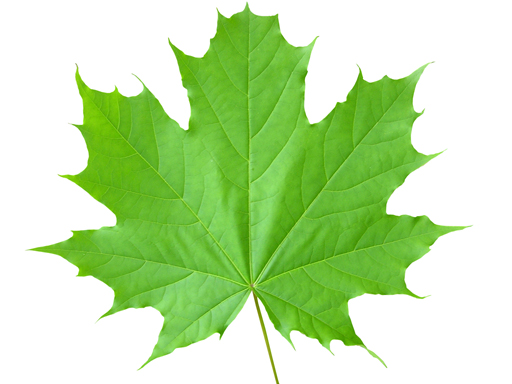
#> input picture computer visiob/laba2/Lab_work_2/Image_Vectorization/Maple.jpg, 512 x 384 px
$ python vektor_circuit.py
#> lines starting #> are read from the running program, lines starting #| are printed output that depends on the picture; after the words box and inside, x2 and y2 are one past the last pixel; in counts of white or black regions, pixels touching at a corner belong together
# -------------  векторизація растрового зображення для визначення контуру -------------------

'''

Функціонал:
векторизація для ідентифікації з корекцією / покращенням зображення.

Package                      Version
---------------------------- -----------
opencv-python                3.4.18.65
pip                          23.1
Pillow                       9.4.0

'''

# ----------- векторизація піксельного зображення з бібліотекою PIL - ідеалізовано

from PIL import Image, ImageDraw
from pylab import *
import sys


def Vector_circuit (im):
	figure()
	contour(im, origin='image')
	axis('equal')
	show()
	contour(im, levels=[170], colors='black', origin='image')
	axis('equal')
	show()

	return

def MONO (image):

	draw = ImageDraw.Draw(image)  # створення інструменту для малювання
	width = image.size[0]  # визначення ширини картинки
	height = image.size[1]  # визначення висоти картинки
	pix = image.load()  # отримання значень пікселей для картинки

	print('------ введіть коефіціент розрізнення для МОНО, в діапазоні 50-100 ----------')
	factor = int(input('factor:'))
	print('------- триває перетворення --------------')
	for i in range(width):
		for j in range(height):
			a = pix[i, j][0]
			b = pix[i, j][1]
			c = pix[i, j][2]
			S = a + b + c
			if (S > (((255 + factor) // 2) * 3)):  # рішення до якого з 2 кольорів поточне значення кольору ближче
				a, b, c = 255, 255, 255
			else:
				a, b, c = 0, 0, 0
			draw.point((i, j), (a, b, c))

	plt.imshow(image)
	plt.show()
	image.save("Maple3.jpg", "JPEG")
	del draw

	return

if __name__ == '__main__':

	print('оберіть джерело даних')
	print('1 - ідеальне зображення')
	print('2 - реальне зображення')
	mode_1 = int(input('mode_1:'))
#> the answer given: 1

	if (mode_1 == 1):
		im = array(Image.open('Maple.jpg').convert('L'))
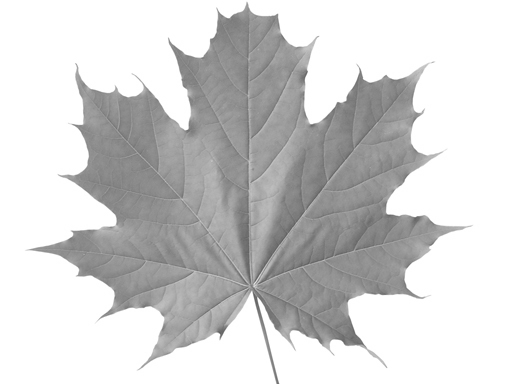
#> im: shape (384, 512); min 95, max 255, mean 209.9
		image = Image.open("Maple.jpg")
#> image is the input picture: PIL image 512x384 RGB; mean R, G, B 192.7, 226.5, 169
		Vector_circuit(im)
#> in Vector_circuit, `show()`:
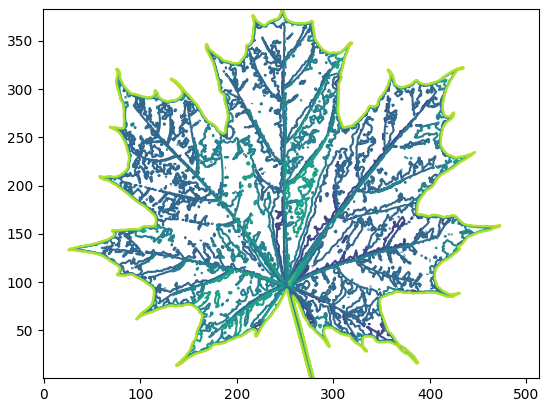
#> figure drawn by matplotlib, 1 panel
#> in Vector_circuit, `show()`:
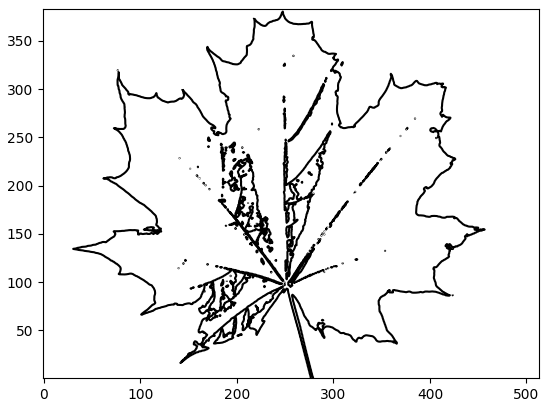
#> figure drawn by matplotlib, 1 panel

	if (mode_1 == 2):
		im = array(Image.open('Maple2.jpg').convert('L'))
		image = Image.open("Maple2.jpg")
		Vector_circuit(im)

	print('покращити якість зображення ?')
	print('1 - так')
	print('2 - ні')
	mode = int(input('mode:'))
#> the answer given: 1

	if (mode == 1):
		MONO(image)
#> the answer given: 3
#> in MONO, `plt.show()`:
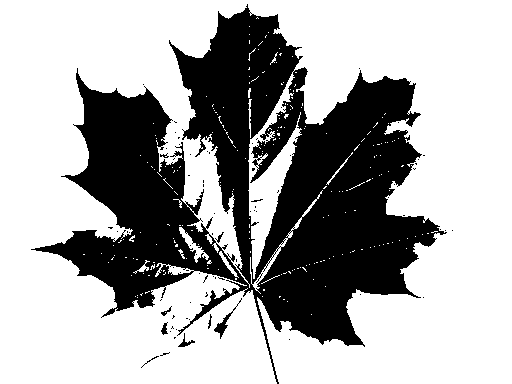
#> shown: shape (384, 512, 3); 66.7% white; 76 black regions (67 under 20 px), largest, box (x1, y1, x2, y2) and area: (31, 4, 447, 384) 64913, (214, 298, 242, 339) 167, (178, 333, 195, 347) 67
		im = array(Image.open('Maple3.jpg').convert('L'))
		Vector_circuit(im)
#> in Vector_circuit (call 2), `show()`:
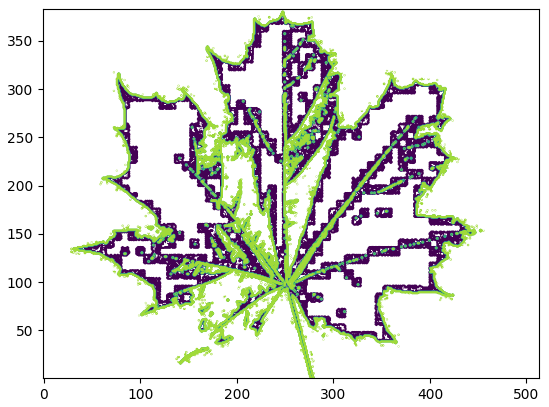
#> figure drawn by matplotlib, 1 panel
#> in Vector_circuit (call 2), `show()`:
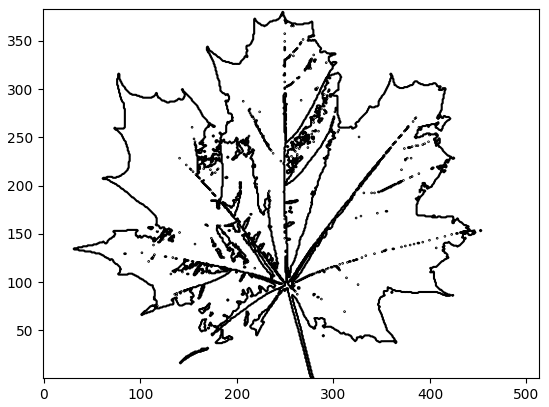
#> figure drawn by matplotlib, 1 panel

	if (mode == 2):
		sys.exit()

$ run again, with computer visiob/laba2/Lab_work_2/Image_Vectorization/stop_filter.jpg copied over computer visiob/laba2/Lab_work_2/Image_Vectorization/Maple.jpg
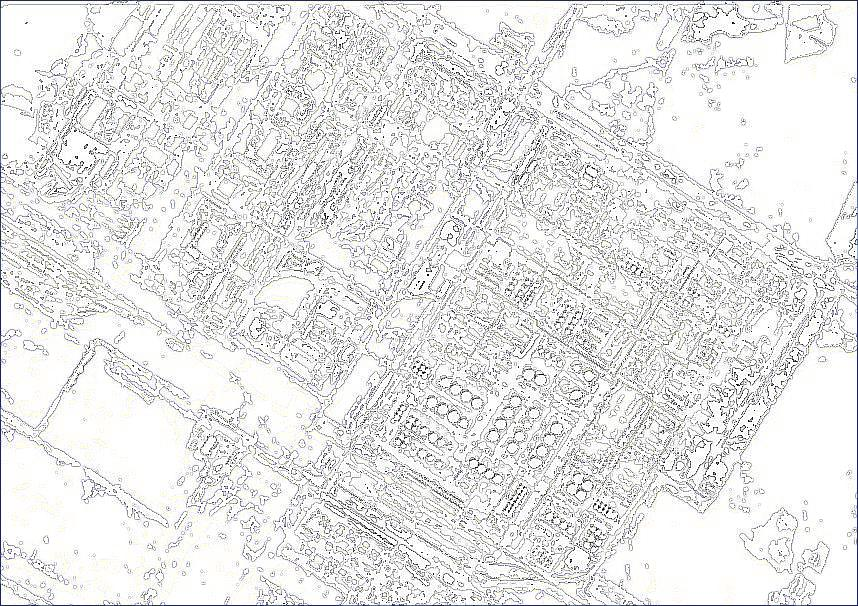
#> input picture computer visiob/laba2/Lab_work_2/Image_Vectorization/stop_filter.jpg, 858 x 606 px
#> image is the input picture: PIL image 858x606 RGB; mean R, G, B 229, 229, 228.5
#> in MONO, `plt.show()`:
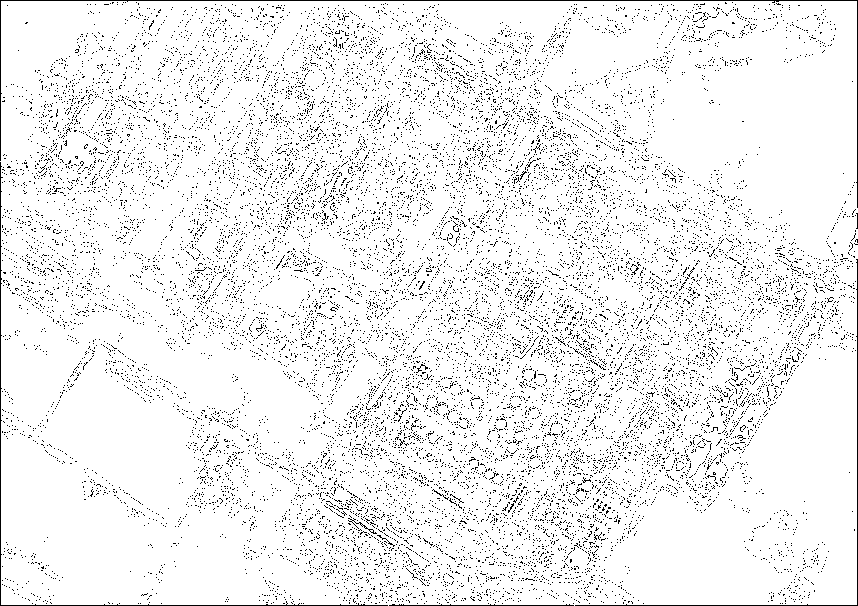
#> shown: shape (606, 858, 3); 93.9% white; black in thin lines or dots
#> in Vector_circuit (call 2), `show()`:
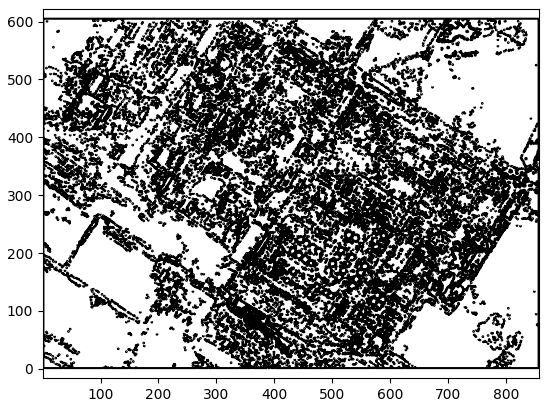
#> figure drawn by matplotlib, 1 panel
